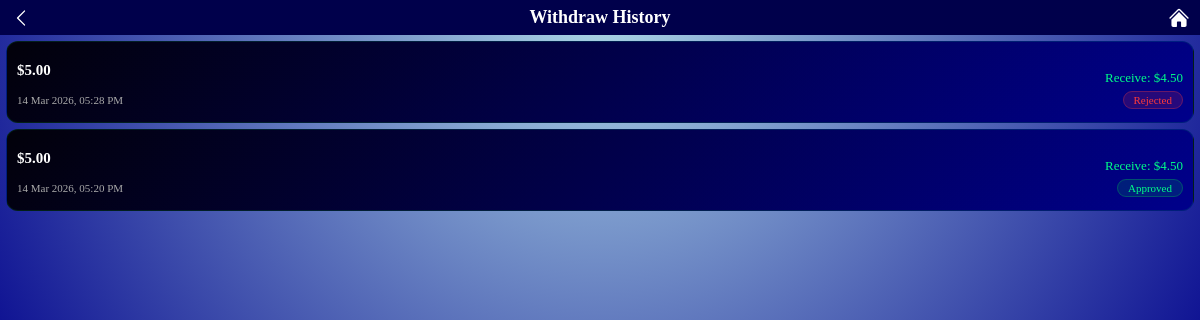
The app's page /withdrawhistory (signed in) with its own data.
### app.py (models this page shows)
class Withdrawal(db.Model):
    id = db.Column(db.Integer, primary_key=True)
    user_id = db.Column(db.Integer, db.ForeignKey('user.id'))
    amount = db.Column(db.Float)   # amount requested
    fee = db.Column(db.Float)   # 10% fee
    net_amount = db.Column(db.Float)   # amount after fee
    account_name = db.Column(db.String(150))
    account_number = db.Column(db.String(15))
    bank_name = db.Column(db.String(150))
    status = db.Column(db.String(20), default="pending")
    created_at = db.Column(db.DateTime, server_default=db.func.now())
    user = db.relationship(
        'User', backref=db.backref('withdrawals', lazy=True))

### app.py (the view)
    @app.route("/withdrawhistory")
    @login_required
    def withdrawhistory():
        return render_template("withdrawhistory.html", user=current_user)

### templates/withdrawhistory.html (shortened to what this page needs)
<!doctype html>
<html lang="en">
  <head>
    <link rel="stylesheet" href="/static/style/invite.css" />
  </head>
  <body>
    <div class="header">
      <svg
        id="backBtn"
        xmlns="http://www.w3.org/2000/svg"
        viewBox="0 0 24 24"
        fill="currentColor"
        class="size-6"
      >
        <path
          fill-rule="evenodd"
          d="M7.72 12.53a.75.75 0 0 1 0-1.06l7.5-7.5a.75.75 0 1 1 1.06 1.06L9.31 12l6.97 6.97a.75.75 0 1 1-1.06 1.06l-7.5-7.5Z"
          clip-rule="evenodd"
        />
      </svg>
      <h1>Withdraw History</h1>
    </div>
    <div class="withdraw-history">
      {% for w in user.withdrawals | sort(attribute='created_at', reverse=True)
      %}
      <div class="withdraw-history-item">
        <div>
          <p class="wh-amount">${{ "%.2f"|format(w.amount) }}</p>
          <p class="wh-date">
            {{ w.created_at.strftime('%d %b %Y, %I:%M %p') }}
          </p>
        </div>
        <div class="wh-right">
          <p class="wh-net">Receive: ${{ "%.2f"|format(w.net_amount) }}</p>
          <span class="wh-badge {{ w.status }}"
            >{{ w.status | capitalize }}</span
          >
        </div>
      </div>
      {% endfor %}
    </div>
  </body>
</html>

### static/style/invite.css (style rules this page uses)
body { min-height: 100vh; margin: 0; background: radial-gradient(circle at top, lightblue, darkblue 75%); }
.header { height: 15px; margin-bottom: 4px; color: white; background-color: rgb(0, 0, 75); display: flex; align-items: center; justify-content: space-between; padding: 10px; }
.header h1 { flex: 1; text-align: center; margin: 0; font-size: 18px; }
.header svg { width: 22px; height: 22px; cursor: pointer; }
.withdraw-history-item { margin: 6px; display: flex; justify-content: space-between; align-items: center; background: linear-gradient(135deg, #02010a, darkblue); border: 1px solid rgba(0, 200, 80, 0.15); border-radius: 12px; padding: 5px 10px; }
.wh-amount { color: white; font-weight: 700; font-size: 15px; }
.wh-date { color: #aaa; font-size: 11px; margin-top: 3px; }
.wh-right { text-align: right; }
.wh-net { color: #00ff88; font-size: 13px; margin-bottom: 4px; }
.wh-badge { font-size: 11px; padding: 2px 10px; border-radius: 20px; }
.wh-badge.approved { background: rgba(0,200,80,0.15); color: #00ff88; border: 1px solid rgba(0,200,80,0.3); }
.wh-badge.rejected { background: rgba(255,60,60,0.15); color: #ff3a3a; border: 1px solid rgba(255,60,60,0.3); }

### records on screen
Withdrawal: amount "5.00", created_at "14 Mar 2026, 05:28 PM", net_amount "4.50", status "Rejected"
Withdrawal: amount "5.00", created_at "14 Mar 2026, 05:20 PM", net_amount "4.50", status "Approved"
